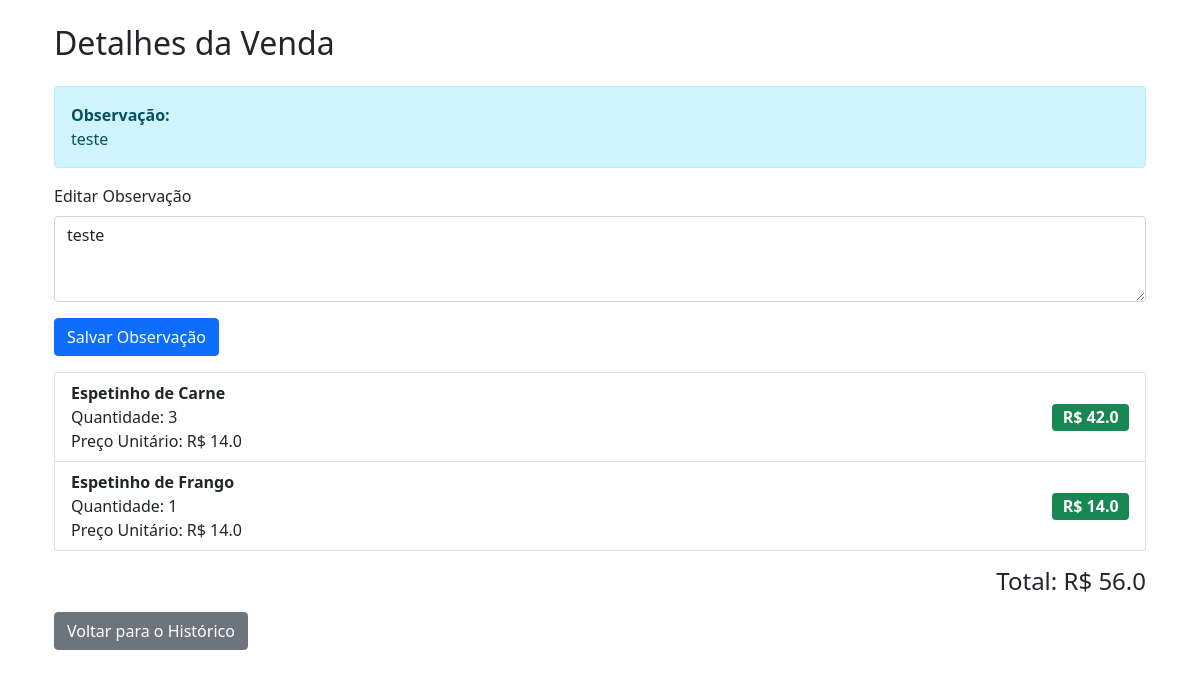
The app's page /venda/51 with its own data.
### app.py (models this page shows, shortened)
class Venda(db.Model):
    id = db.Column(db.Integer, primary_key=True)
    data = db.Column(db.DateTime, default=lambda: datetime.now(pytz.timezone('America/Sao_Paulo')))
    total = db.Column(db.Float, nullable=False)
    observacao = db.Column(db.Text)  # A coluna 'observacao' agora é parte do modelo
    itens = db.relationship('ItemVenda', back_populates='venda')

class ItemVenda(db.Model):
    id = db.Column(db.Integer, primary_key=True)
    venda_id = db.Column(db.Integer, db.ForeignKey('venda.id'))
    produto_id = db.Column(db.Integer, db.ForeignKey('produto.id'))
    quantidade = db.Column(db.Integer, nullable=False)
    preco_unitario = db.Column(db.Float, nullable=False)
    venda = db.relationship('Venda', back_populates='itens')
    produto = db.relationship('Produto', back_populates='itens_venda')

class Produto(db.Model):
    id = db.Column(db.Integer, primary_key=True)
    nome = db.Column(db.String(100), nullable=False)
    preco = db.Column(db.Float, nullable=False)
    imagem = db.Column(db.String(255))
    itens_venda = db.relationship('ItemVenda', back_populates='produto')

### app.py (the view)
@app.route('/venda/<int:id>')
def detalhes_venda(id):
    venda = Venda.query.get_or_404(id)
    itens = ItemVenda.query.filter_by(venda_id=id).all()
    observacao = venda.observacao
    total = sum(item.preco_unitario * item.quantidade for item in itens)
    print(f"[/venda/{id}] Total calculado: {total}")  # Log para depuração
    return render_template('detalhes_venda.html', venda=venda, itens=itens, observacao=observacao, total=total)

### templates/detalhes_venda.html
{% extends 'base.html' %}
{% block content %}
<div class="container mt-4">
    <h2 class="mb-4">Detalhes da Venda</h2>
    {% if observacao %}
        <div class="alert alert-info">
            <strong>Observação:</strong><br>
            {{ observacao }}
        </div>
    {% endif %}
    <form method="POST">
        <div class="mb-3">
            <label for="observacao" class="form-label">Editar Observação</label>
            <textarea class="form-control" id="observacao" name="observacao" rows="3">{{ observacao | default('') }}</textarea>
        </div>
        <button type="submit" class="btn btn-primary">Salvar Observação</button>
    </form>
    <ul class="list-group mt-3">
        {% for item in itens %}
        <li class="list-group-item d-flex justify-content-between align-items-center">
            <div>
                <strong>{{ item.produto.nome | default('Produto não encontrado') }}</strong><br>
                Quantidade: {{ item.quantidade | default(0) }}<br>
                Preço Unitário: R$ {{ item.preco_unitario | default(0) | float | round(2) }}
            </div>
            <span class="badge bg-success fs-6">
                R$ {{ (item.preco_unitario | default(0) * item.quantidade | default(0)) | float | round(2) }}
            </span>
        </li>
        {% endfor %}
    </ul>
    <div class="text-end mt-3">
        <h4>Total: R$ {{ total | default(0) | float | round(2) }}</h4>
    </div>
    <div class="mt-3">
        <a href="{{ url_for('historico') }}" class="btn btn-secondary">Voltar para o Histórico</a>
    </div>
</div>
{% endblock %}

### records on screen
Venda: observacao "teste"
ItemVenda: produto.nome "Espetinho de Carne", quantidade "3", preco_unitario "14.0", preco_unitario+quantidade "42.0"
ItemVenda: produto.nome "Espetinho de Frango", quantidade "1", preco_unitario "14.0", preco_unitario+quantidade "14.0"

### other values on screen
{{ total | default(0) | float | round(2) }} "56.0"
